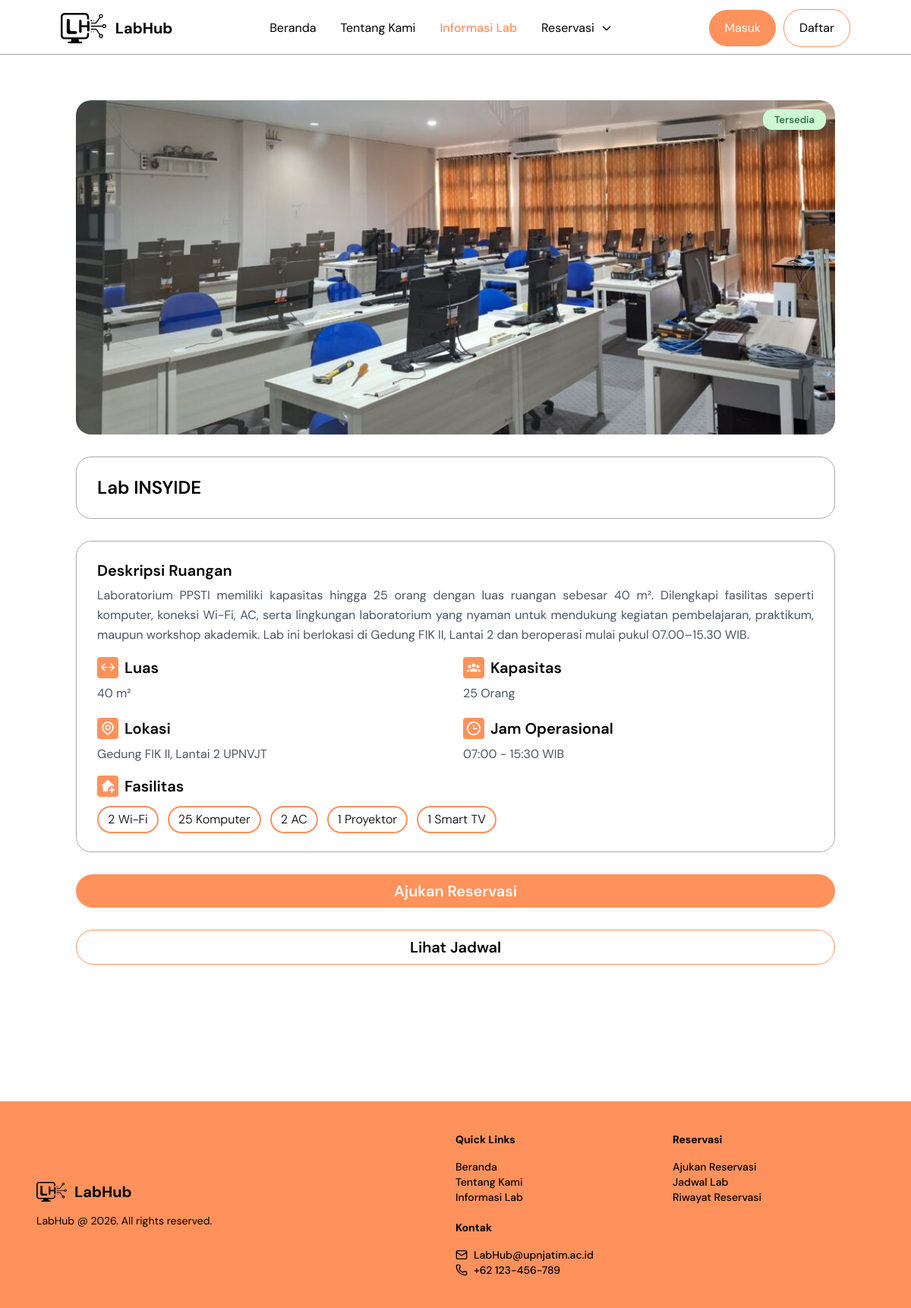
The page /index.php?page=detail_lab&lab=lab-insyide on the database as committed earlier.
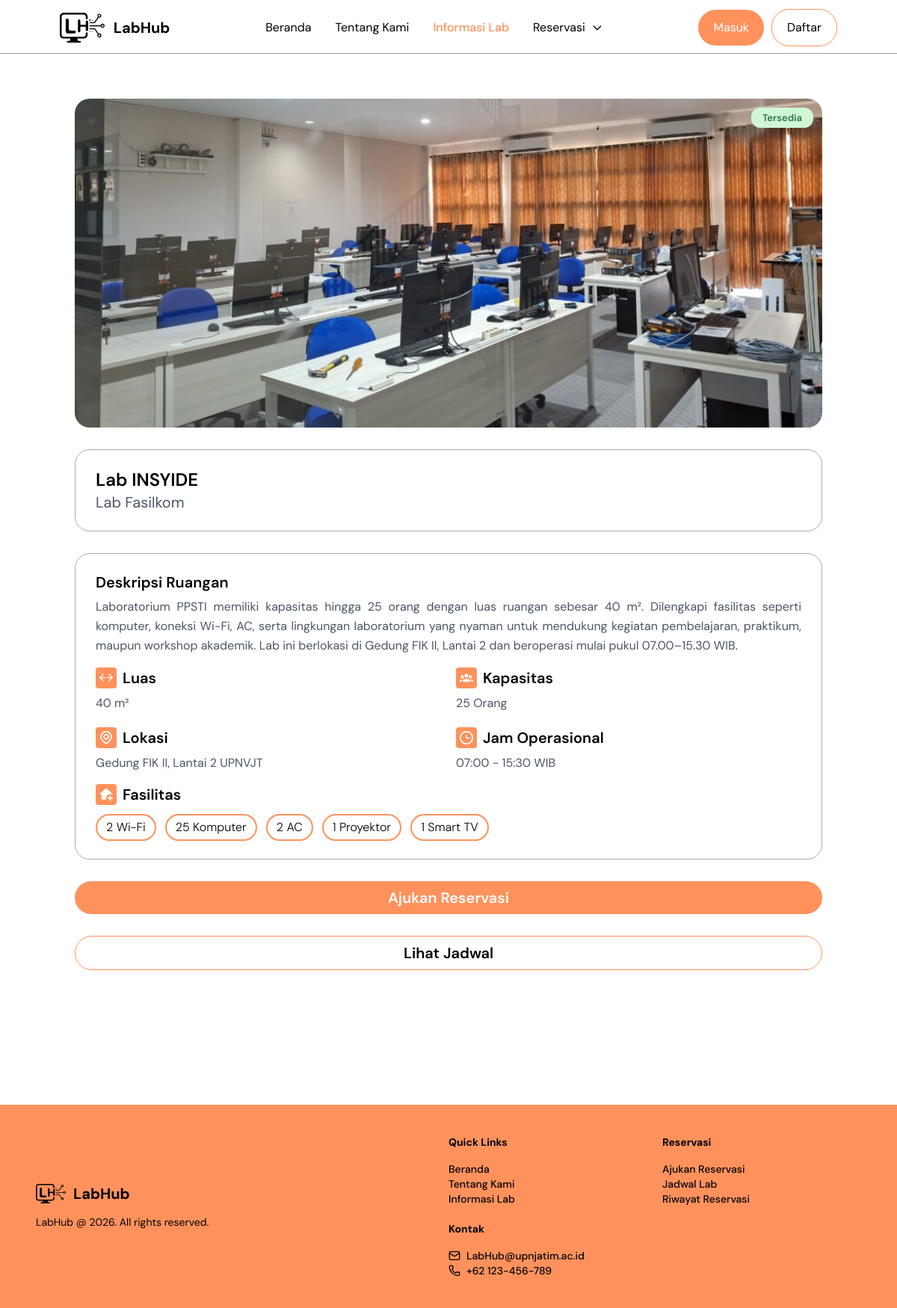
The same page on the database as committed later.
### tables this page shows
CREATE TABLE `labs` (
  `id` int NOT NULL,
  `nama_lab` varchar(100) NOT NULL,
  `kode_lab` varchar(10) NOT NULL,
  `kategori` varchar(100) DEFAULT NULL,
  `lokasi` varchar(100) DEFAULT NULL,
  `luas` int DEFAULT NULL,
  `kapasitas` int DEFAULT '0',
  `fasilitas` text,
  `deskripsi` text,
  `gambar` varchar(255) DEFAULT NULL,
  `jam_buka` time NOT NULL,
  `jam_tutup` time NOT NULL,
  `status` enum('Tersedia','Perbaikan','Non-aktif') DEFAULT 'Tersedia',
  `created_at` timestamp NULL DEFAULT CURRENT_TIMESTAMP,
  `slug` varchar(255) DEFAULT NULL
);

### pages/detail_lab.php (the view, shortened to what the changed rows need)
<?php
include __DIR__ . "/../config/config.php";
$slug =
    $_GET['lab'] ?? '';
$stmt = mysqli_prepare(
    $conn,
    "SELECT *
    FROM labs
    WHERE slug = ?"
);
mysqli_stmt_bind_param(
    $stmt,
    "s",
    $slug
);
mysqli_stmt_execute($stmt);
$result =
    mysqli_stmt_get_result(
        $stmt
    );
$lab =
    mysqli_fetch_assoc(
        $result
    );
$fasilitas =
    explode(
        ",",
        $lab['fasilitas']
    );
?>
<section class="
        py-15
        mt-18
        px-5 sm:px-15 md:px-25
    ">
    <div class="flex flex-col gap-5 md:gap-7.25">
        <div class="relative">
            <img src="<?= $lab['gambar']; ?>" alt="<?= $lab['nama_lab']; ?>" class="
                    w-full
                    md:h-110
                    h-50
                    object-cover
                    rounded-[20px]
                ">
            <span class="
absolute top-3 right-3 px-3.75 py-1.25 font-semibold text-xs md:text-[13px] rounded-xl text-center
                        <?=
                            $lab['status'] == 'Tersedia'
                            ?
                            'bg-[#CFF7D3] text-[#307445]'
                            :
                            (
                                $lab['status'] == 'Perbaikan'
                                ?
                                'bg-[#FFF1C2] text-[#BF6A02]'
                                :
                                'bg-[#FDD3D0] text-[#EE3835]'
                            )
                            ?>
                    ">
                <?= $lab['status']; ?>
            </span>
        </div>
        <div class="
                    flex flex-col
                    border
                    border-[#AAAAAA]
                    rounded-[20px]
                    px-4
                    md:px-6.75
                    py-3.75
                    md:py-6
                ">
            <h1 class=" text-xl
                        md:text-2xl
                        font-semibold
                    ">
                <?= $lab['nama_lab']; ?>
            </h1>
            <p class=" text-lg
                        md:text-xl
                        text-gray-600
                    ">
                <?= $lab['kategori']; ?>
            </p>
        </div>
        <div class="md:border
                    md:border-[#AAAAAA]
                    rounded-[20px]
                    px-4
                    md:px-6.75
                    py-6
                    gap-4
                    flex flex-col
                    ">
            <div class="
                    flex flex-col
                    gap-1.5
                ">
                <h2 class="
                md:text-xl
                text-lg
                        font-semibold
                    ">
                    Deskripsi Ruangan
                </h2>
                <p class="
                        text-base
                        text-gray-600
                        leading-relaxed
                        text-justify
                    ">
                    <?= $lab['deskripsi']; ?>
                </p>
            </div>
            <div class="
                    grid
                    grid-cols-1
                    md:grid-cols-2
                    gap-5
                ">
                <div>
                    <div class="flex flex-row gap-2 items-center">
                        <h3 class="
                            font-semibold
                            text-xl
                        ">
                            Luas
                        </h3>
                    </div>
                    <p class="
                            text-gray-600
                            mt-2
                        ">
                        <?= $lab['luas']; ?> m²
                    </p>
                </div>
                <div>
                    <div class="flex flex-row gap-2 items-center">
                        <h3 class="
                            font-semibold
                            text-xl
                        ">
                            Kapasitas
                        </h3>
                    </div>
                    <p class="
                            text-gray-600 mt-2
                        ">
                        <?= $lab['kapasitas']; ?> Orang
                    </p>
                </div>
                <div>
                    <div class="flex flex-row gap-2 items-center">
                        <h3 class="
                            font-semibold
                            text-xl
                        ">
                            Lokasi
                        </h3>
                    </div>
                    <p class="
                            text-gray-600 mt-2
                        ">
                        <?= $lab['lokasi']; ?>
                    </p>
                </div>
                <div>
                    <div class="flex gap-2 items-center">
                        <h3 class="
                            font-semibold
                            text-xl
                        ">
                            Jam Operasional
                        </h3>
                    </div>
                    <p class="
                            text-gray-600 mt-2
                        ">
                        <?= substr($lab['jam_buka'], 0, 5); ?>
                        -
                        <?= substr($lab['jam_tutup'], 0, 5); ?>
                        WIB
                    </p>
                </div>
            </div>
            <div class="
                    flex flex-col
                    gap-3
                ">
                <div class="flex gap-2 items-center">
                    <h2 class="
                        text-xl
                        font-semibold
                    ">
                        Fasilitas
                    </h2>
                </div>
                <div class="
                        flex flex-wrap
                        gap-3
                    ">
                    <?php foreach (
                        $fasilitas
                        as $item
                    ): ?>
                        <span class="
                               font-light text-sm md:text-base border-2 text-center hover:bg-[#FF925C] hover:text-white hover:-translate-y-0.5 transition duration-300 border-[#FF925C] rounded-full px-3 py-1
                            ">
                            <?= trim($item); ?>
                        </span>
                    <?php endforeach; ?>
                </div>
            </div>
        </div>
        <?php if (isset($_SESSION['is_login'])): ?>
            <a href="index.php?page=ajukan_reservasi" class="w-full p-2 flex justify-center items-center text-center rounded-full font-semibold text-base md:text-xl text-white <?= $lab['status'] == 'Tersedia'
                ? 'bg-[#FF925C] cursor-pointer'
                : 'bg-gray-300 cursor-not-allowed pointer-events-none' ?>">
                Ajukan Reservasi
            </a><?php else: ?>
            <a href="index.php?page=login" class="w-full p-2 flex justify-center items-center text-center rounded-full font-semibold text-base md:text-xl text-white <?= $lab['status'] == 'Tersedia'
                ? 'bg-[#FF925C] cursor-pointer'
                : 'bg-gray-300 cursor-not-allowed pointer-events-none' ?>">
                Ajukan Reservasi
            </a>
        <?php endif; ?>
        <a href="index.php?page=jadwal_lab"
            class="w-full p-2 flex justify-center items-center text-center rounded-full font-semibold text-base md:text-xl text-black border border-[#FF925C]
        <?= $lab['status'] == 'Tersedia' ? 'cursor-pointer hover:bg-[#FF925C] hover:text-white' : 'cursor-not-allowed pointer-events-none' ?>">
            Lihat Jadwal
        </a>
    </div>
</section>

Rows that differ between the two databases and show on the page:
changed labs "Lab INSYIDE": kategori (not shown) → "Lab Fasilkom"
